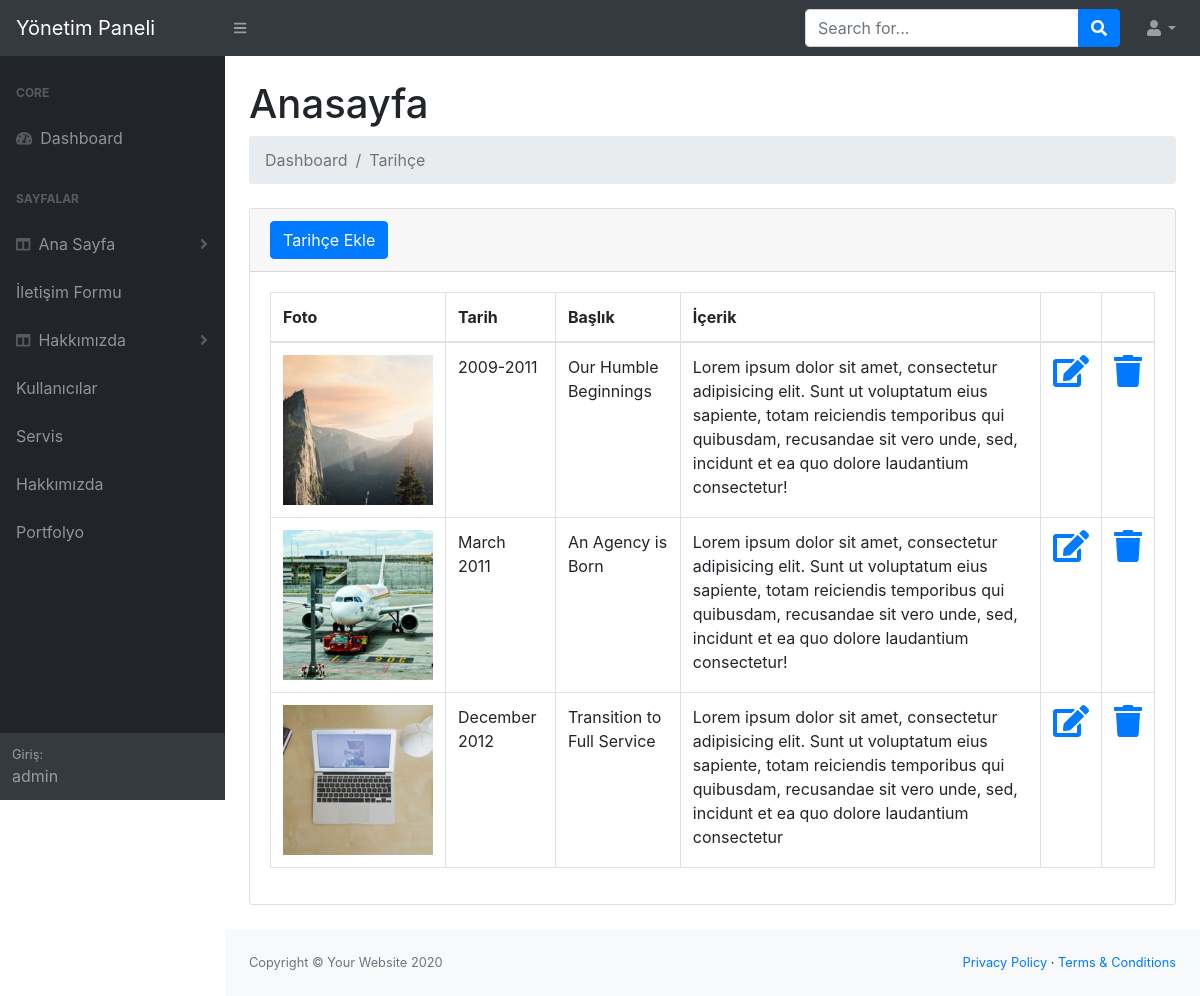
Screenshot of /site/site/admin/tarihce.php (signed in) with the database file from the repository.
### tables this page shows
CREATE TABLE `tarihce` (
  `id` int(11) NOT NULL,
  `tarih` varchar(50) NOT NULL,
  `baslik` varchar(250) NOT NULL,
  `icerik` varchar(500) NOT NULL,
  `foto` varchar(50) NOT NULL
);

### site/site/admin/tarihce.php (the view, shortened to what this page needs)
<?php
include("incadmin/adminhead.php");
?>
<main>
    <div class="container-fluid">
        <h1 class="mt-4">Anasayfa</h1>
        <ol class="breadcrumb mb-4">
            <li class="breadcrumb-item active">Dashboard</li>
            <li class="breadcrumb-item active">Tarihçe</li>
        </ol>
        <div class="card mb-4">
            <div class="card-header">
               <a href="tarihcekle.php" class="btn btn-primary">Tarihçe Ekle</a>
            </div>
            <div class="card-body">
                <div class="table-responsive">
                    <table class="table table-bordered" id="" width="100%" cellspacing="0">
                        <thead>
                            <tr>
                                <th>Foto</th>
                                <th>Tarih</th>
                                <th>Başlık</th>
                                <th>İçerik</th>
                                <th></th>
                                <th></th>
                            </tr>
                        </thead>
                        <tbody>
                            <?php
                            $sorgu = $baglanti->prepare("select * from tarihce");
                            $sorgu->execute();
                            while ($sonuc = $sorgu->fetch()) {
                            ?>
                                <tr>
                                    <td><img width="150px" src="../assets/img/about/<?php echo $sonuc["foto"]; ?>"> </td>
                                    <td><?php echo $sonuc["tarih"]; ?></td>
                                    <td><?php echo $sonuc["baslik"]; ?></td>
                                    <td><?php echo $sonuc["icerik"]; ?></td>
                                    <td class="text-center"> <a href="tarihceguncelle.php?id=<?php echo $sonuc["id"]; ?>"><span class="fa fa-edit fa-2x"></span></a></td>
                                    <td>
                                        <a  href="#" data-toggle="modal" data-target="#silmodal<?php echo $sonuc["id"]; ?>"><span class="fa fa-trash fa-2x"></span></a>
                                    </td>
                                </tr>
                            <?php
                            }
                            ?>
                        </tbody>
                    </table>
                </div>
            </div>
        </div>
    </div>
</main>
<?php
include("incadmin/adminfooter.php");
?>

### rows the page displays
tarihce: foto (picture), tarih "2009-2011", baslik "Our Humble Beginnings", icerik "Lorem ipsum dolor sit amet, consectetur adipisicing elit. Sunt ut voluptatum eius sapiente, totam reiciendis temporibus qui quibusdam, recusandae sit vero unde, sed, incidunt et ea quo dolore laudantium consectetur!"
tarihce: foto (picture), tarih "March 2011", baslik "An Agency is Born", icerik "Lorem ipsum dolor sit amet, consectetur adipisicing elit. Sunt ut voluptatum eius sapiente, totam reiciendis temporibus qui quibusdam, recusandae sit vero unde, sed, incidunt et ea quo dolore laudantium consectetur!"
tarihce: foto (picture), tarih "December 2012", baslik "Transition to Full Service", icerik "Lorem ipsum dolor sit amet, consectetur adipisicing elit. Sunt ut voluptatum eius sapiente, totam reiciendis temporibus qui quibusdam, recusandae sit vero unde, sed, incidunt et ea quo dolore laudantium consectetur"

### other values shown
$_SESSION["kadi"] "admin"
